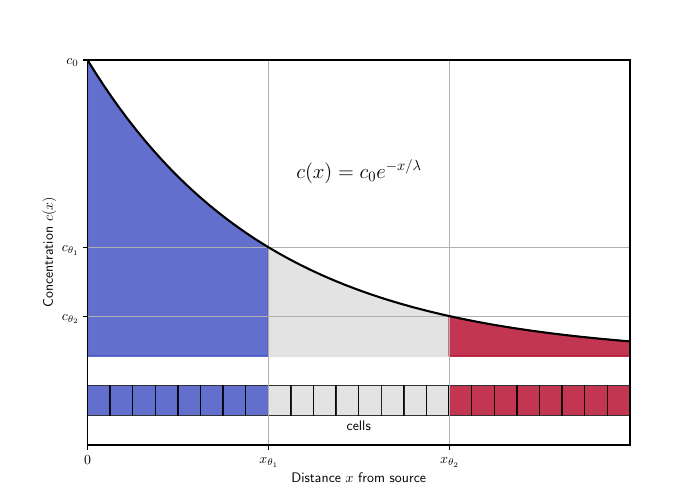

Source code (Python):
import pandas as pd
import matplotlib.pyplot as plt
from matplotlib import colormaps
import numpy as np
import math
import matplotlib.patches as patches

# colormap & latex
coolwarm = colormaps.get_cmap('coolwarm')  # Get the viridis colormap
plt.rcParams['text.usetex'] = True
plt.rcParams.update({
    "text.usetex": True,
    "font.family": "sans-serif",
    "font.sans-serif": ["DejaVu Sans"],  # This line may need to be adjusted
})
colors = coolwarm(np.linspace(0, 1, 3))

c0 = 1
x_theta_1 = 1/3
x_theta_2 = 2/3
x_ticks = np.array([0, x_theta_1, x_theta_2])
alpha = 0.8

def f(x):
    return c0 * np.exp(-3*x)

x = np.linspace(0, 1, 1000)
c = f(x)

plt.figure(figsize=(7, 5))
plt.plot(x, c, color='black')

plt.fill_between(x, c, where=(x <= x_theta_1), color=colors[0], alpha=alpha)
plt.fill_between(x, c, where=(x > x_theta_1) & (x < x_theta_2), color=colors[1], alpha=alpha)
plt.fill_between(x, c, where=(x >= x_theta_2), color=colors[2], alpha=alpha)

plt.xticks([])
plt.yticks([])
plt.xticks(x_ticks, [r'$0$', r'$x_{\theta_1}$', r'$x_{\theta_2}$'])  # Place the tick at x=5, labeled 'x_theta'
plt.yticks(f(x_ticks), [r'$c_0$', r'$c_{\theta_1}$', r'$c_{\theta_2}$'])  # Place the tick at y=0, labeled 'c_theta'

# Add cell boxes below the plot
ax = plt.gca()
for i in range(24):
    x_box = i * (1/24)
    y_box = -0.2
    color = color=colors[0] if i < 8 else colors[2] if i >= 16 else colors[1]
    rect = patches.Rectangle((x_box, y_box), 1/24, 0.1, linewidth=1, edgecolor='black', facecolor=color, alpha=alpha)
    ax.add_patch(rect)

# Add label for cells
plt.text(0.5, -0.25, r'cells', ha='center')

equation = r"$c(x) = c_0 e^{-x/\lambda}$"
plt.text(0.5, 0.6, equation, fontsize=15, ha='center')

# Adjust plot limits
plt.ylim(-0.3, 1)
plt.xlim(0, 1)

plt.grid(True)
plt.xlabel(r'Distance $x$ from source')
plt.ylabel(r'Concentration $c(x)$')
plt.savefig('french_flag.pdf')
